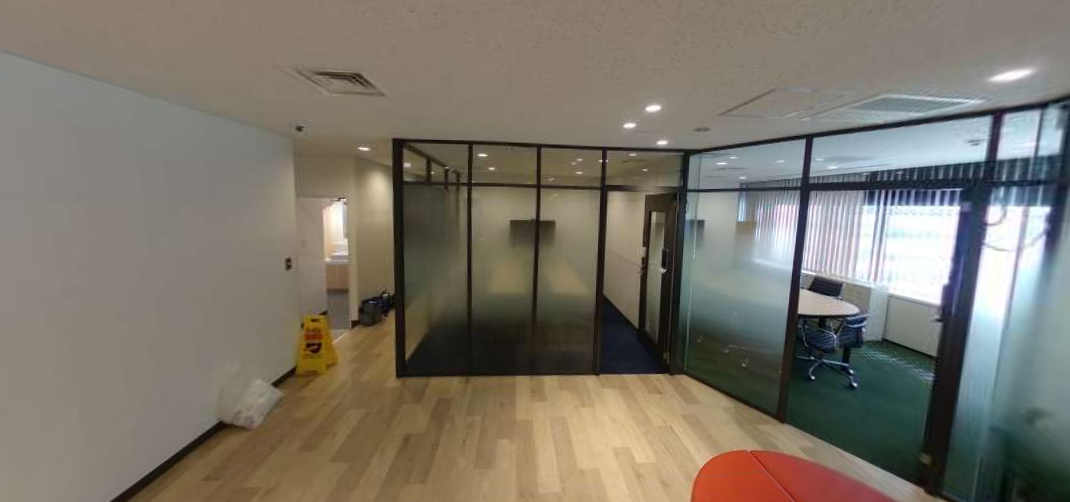
#> input picture img/set2_a.png, 1070 x 502 px
$ python corner.py   (older library calls are emulated)
#> lines starting #> are read from the running program, lines starting #| are printed output that depends on the picture; after the words box and inside, x2 and y2 are one past the last pixel; in counts of white or black regions, pixels touching at a corner belong together
import cv2
import numpy as np

img_1 = cv2.imread("../img/set2_a.png")
#> img_1 is the input picture: shape (502, 1070, 3); mean B, G, R 105.8, 117.3, 123.5
img_2 = cv2.imread("../img/set2_b.png")
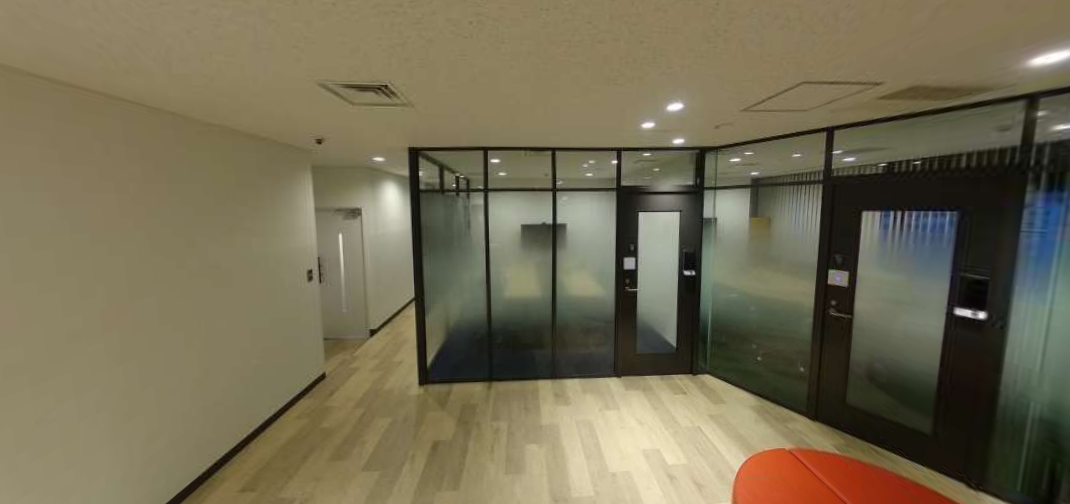
#> input picture img/set2_b.png, 1070 x 504 px
#> img_2 is the input picture: shape (504, 1070, 3); mean B, G, R 83.7, 108.6, 116.6

if img_1.shape != img_2.shape:
    img_2 = cv2.resize(img_2, (img_1.shape[1], img_1.shape[0]))
#> img_2: shape (502, 1070, 3)

# グレースケール変換
gray_1 = cv2.cvtColor(img_1, cv2.COLOR_BGR2GRAY)
gray_2 = cv2.cvtColor(img_2, cv2.COLOR_BGR2GRAY)
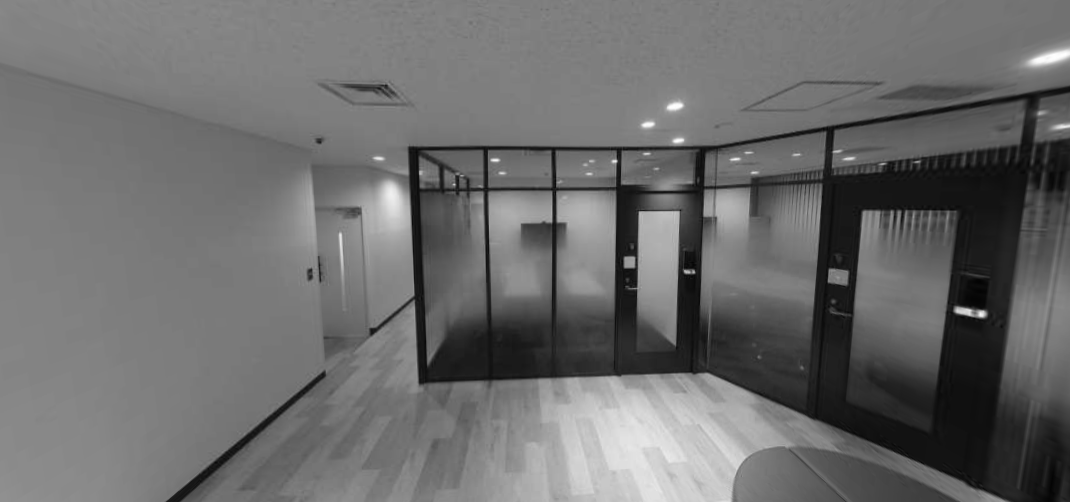
#> gray_2: shape (502, 1070); min 2, max 254, mean 108
# ノイズ除去
gray_1 = cv2.GaussianBlur(gray_1, (5, 5), 0)
gray_2 = cv2.GaussianBlur(gray_2, (5, 5), 0)
# コントラスト限定適応ヒストグラム平坦化
# clahe = cv2.createCLAHE(clipLimit=0.1, tileGridSize=(8,8))
# gray_1 = clahe.apply(gray_1)
# gray_2 = clahe.apply(gray_2)

# エッジ検出
edges_1 = cv2.Canny(gray_1, 5, 100)
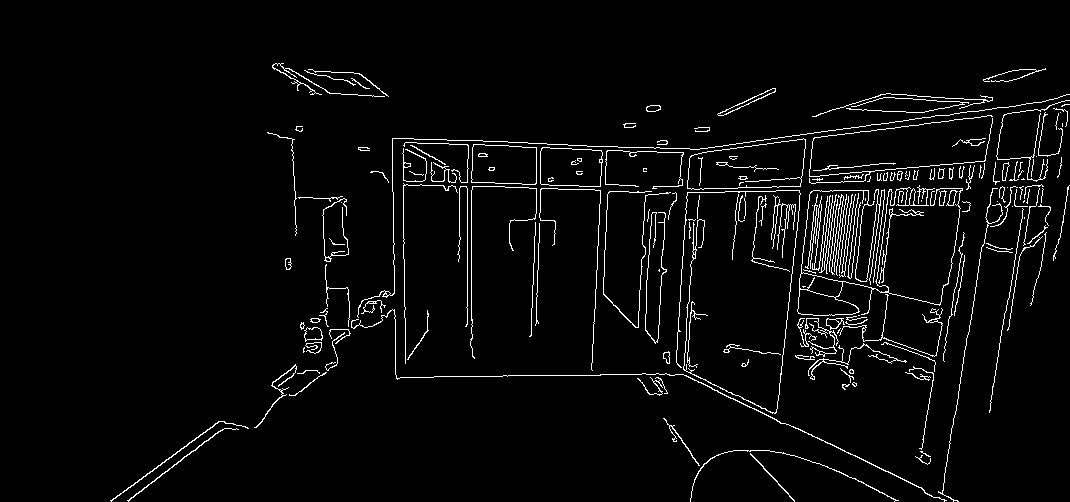
#> edges_1: shape (502, 1070); 3.5% white in thin lines or dots, all inside (x1, y1, x2, y2) = (110, 63, 1070, 502)
edges_2 = cv2.Canny(gray_2, 5, 100)
#> edges_2: shape (502, 1070); 2.6% white in thin lines or dots, all inside (x1, y1, x2, y2) = (166, 49, 1070, 502)
# edges_1 = cv2.Laplacian(gray_1, cv2.CV_8U, ksize=5)
# edges_2 = cv2.Laplacian(gray_2, cv2.CV_8U, ksize=5)

# harrisコーナー検出
corners_1 = cv2.cornerHarris(gray_1, 2, 3, 0.04)
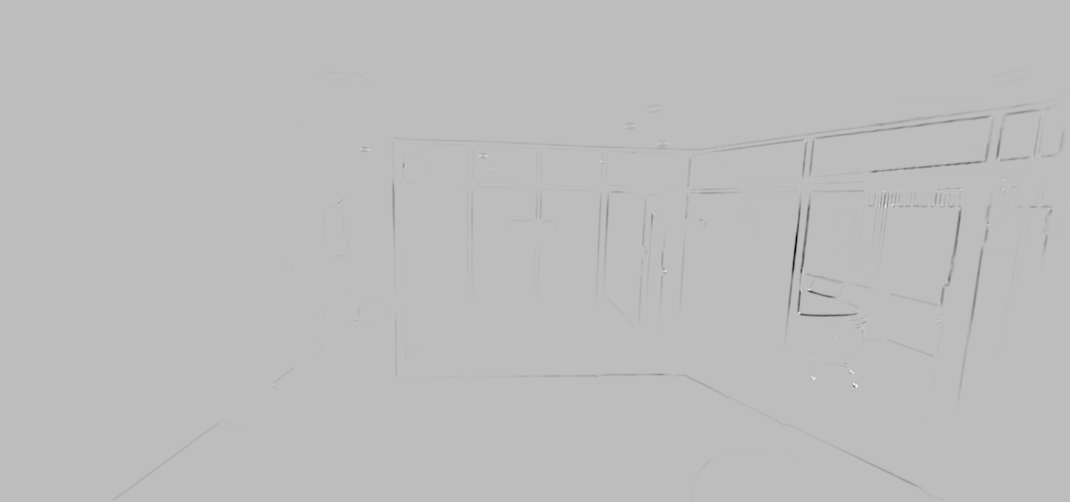
#> corners_1: shape (502, 1070) float32; min -0.00115, max 0.000395, mean -2.82e-06; drawn with min black and max white
corners_2 = cv2.cornerHarris(gray_2, 2, 3, 0.04)

corners_1 = cv2.dilate(corners_1, None)
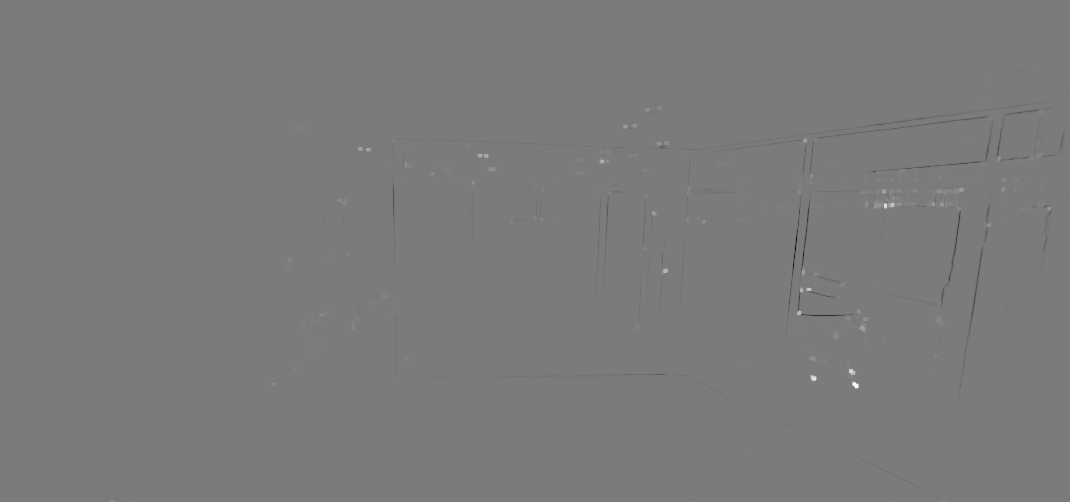
#> corners_1: shape (502, 1070) float32; min -0.000369, max 0.000395, mean -1.56e-07; drawn with min black and max white
corners_2 = cv2.dilate(corners_2, None)

corner_image_1 = edges_1.copy()
corner_image_1 = cv2.cvtColor(corner_image_1, cv2.COLOR_GRAY2BGR)
corner_image_1[corners_1 > 0.01 * corners_1.max()] = [0, 0, 255]  # 赤色でマーク
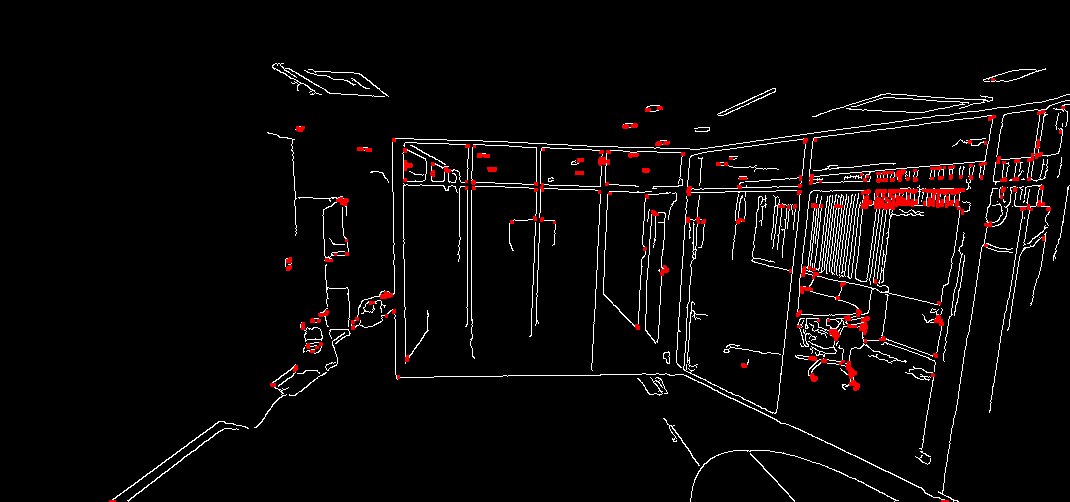
#> corner_image_1: shape (502, 1070, 3); mean B, G, R 8.1, 8.1, 10.9
cv2.imwrite("corner_result_1.jpg", corner_image_1)
corner_image_2 = edges_2.copy()
corner_image_2 = cv2.cvtColor(corner_image_2, cv2.COLOR_GRAY2BGR)
corner_image_2[corners_2 > 0.01 * corners_2.max()] = [0, 0, 255]  # 赤色でマーク
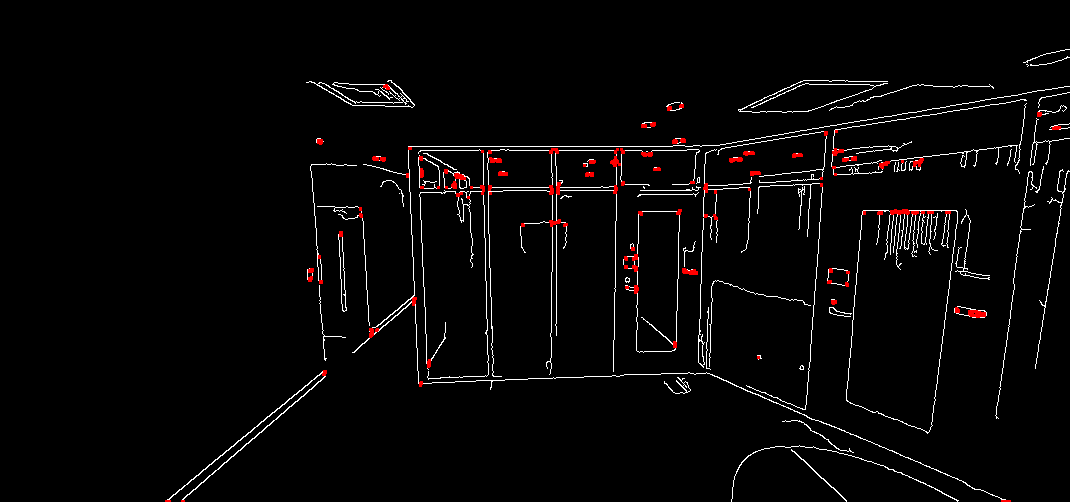
#> corner_image_2: shape (502, 1070, 3); mean B, G, R 6.2, 6.2, 7.6
cv2.imwrite("corner_result_2.jpg", corner_image_2)

# [34 lines of commented-out code are left out]
